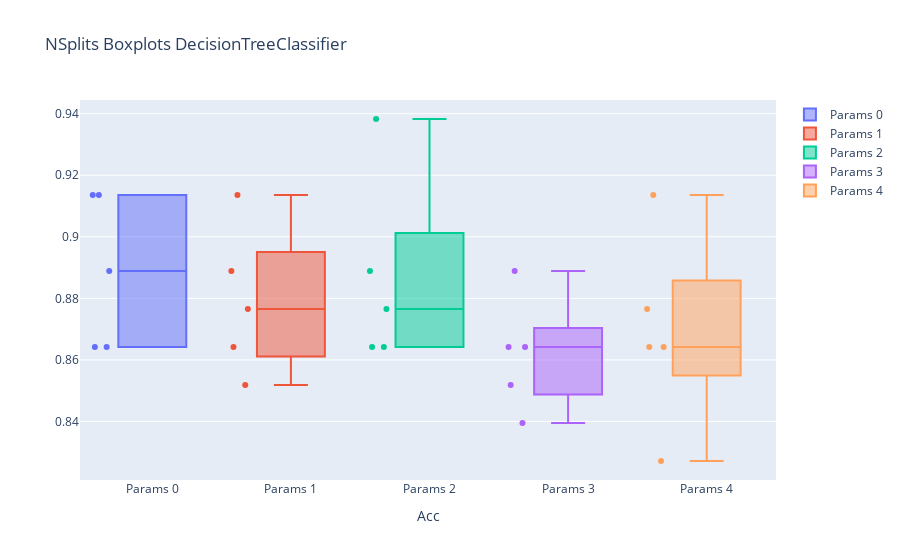

Write notebook code for a chart like this one.
### Code cell
boxplots(dt_d, 5)

### Figure 1 — Plotly figure (JSON) as saved in the notebook; plotly's stock layout.template omitted (floating-point values rounded to 4 significant figures)
{"data": [{"boxpoints": "all", "name": "Params 0", "type": "box", "y": [0.8889, 0.9136, 0.9136, 0.8642, 0.8642]}, {"boxpoints": "all", "name": "Params 1", "type": "box", "y": [0.8765, 0.9136, 0.8642, 0.8889, 0.8519]}, {"boxpoints": "all", "name": "Params 2", "type": "box", "y": [0.8889, 0.9383, 0.8765, 0.8642, 0.8642]}, {"boxpoints": "all", "name": "Params 3", "type": "box", "y": [0.8889, 0.8642, 0.8519, 0.8395, 0.8642]}, {"boxpoints": "all", "name": "Params 4", "type": "box", "y": [0.8642, 0.9136, 0.8765, 0.8272, 0.8642]}], "layout": {"title": {"text": "NSplits Boxplots DecisionTreeClassifier"}, "xaxis": {"title": {"text": "Acc"}}}}
